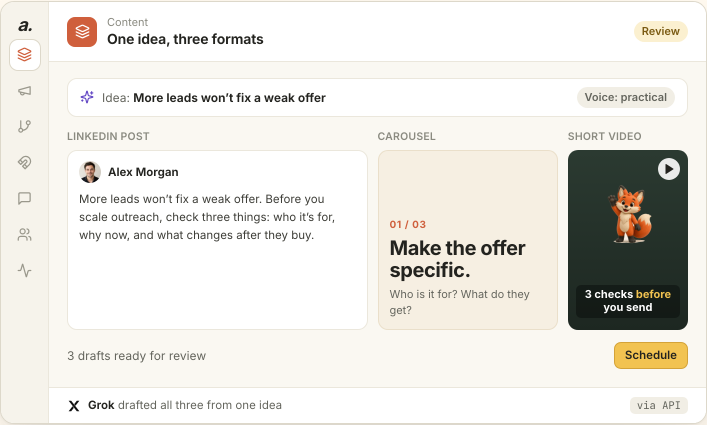
#> input picture .github/assets/content-farming.png, 1414 x 850 px (shown at 1/2 size)
$ python -i make-sheets.py   (imports and definitions only)
#> lines starting #> are read from the running program, lines starting #| are printed output that depends on the picture
#!/usr/bin/env python3
"""
Assemble contact sheets from the PNGs test-render.js wrote, and report dead zones.

  python3 scripts/make-sheets.py <render dir> [--width 360] [--out <sheet dir>]

One sheet per (deck, aspect, brand): a row per theme, a column per slide, each
slide scaled to --width px (360 = roughly how a phone shows it). Also writes
deadzones.txt: for every slide, the tallest band with no content between the
header and the footer, as a % of the slide height (the target is 25% or less).
"""

import json
import os
import sys
from collections import defaultdict

import numpy as np
from PIL import Image, ImageDraw, ImageFilter, ImageFont


def arg(name, default):
    if f'--{name}' in sys.argv:
        return sys.argv[sys.argv.index(f'--{name}') + 1]
    return default


SRC = sys.argv[1]
WIDTH = int(arg('width', '360'))
OUT = arg('out', os.path.join(SRC, 'sheets'))
#> further down, picture is the input picture: PIL image 1414x850 RGB; mean R, G, B 231.9, 230, 224.5
# [3 lines not run here, left out]
try:
    FONT = ImageFont.load_default(size=18)
except TypeError:
    FONT = ImageFont.load_default()


def dead_zone(img):
    """Tallest run of content-free rows between header and footer, as a fraction of height."""
    g = np.asarray(img.convert('L').resize((img.width // 4, img.height // 4), Image.LANCZOS), dtype=np.float32)
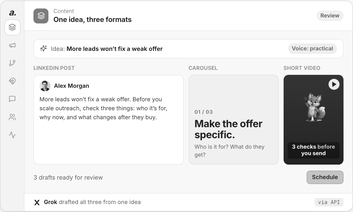
#> g: shape (212, 353) float32; min 0, max 255, mean 229.8
    blur = np.asarray(Image.fromarray(g.astype(np.uint8)).filter(ImageFilter.GaussianBlur(3)), dtype=np.float32)
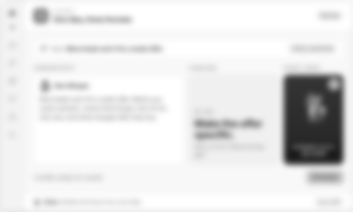
#> blur: shape (212, 353) float32; min 26, max 255, mean 229.7
    detail = np.abs(g - blur)                    # texture-free measure of edges and shapes
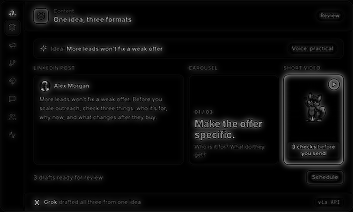
#> detail: shape (212, 353) float32; min 0, max 214, mean 9.7
    coarse = np.abs(np.asarray(Image.fromarray(g.astype(np.uint8)).filter(ImageFilter.GaussianBlur(9)), dtype=np.float32) - np.asarray(Image.fromarray(g.astype(np.uint8)).filter(ImageFilter.GaussianBlur(24)), dtype=np.float32))
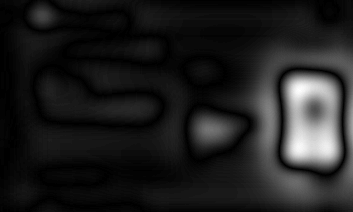
#> coarse: shape (212, 353) float32; min 0, max 79, mean 9.8; drawn with min black and max white
    energy = detail.mean(axis=1) + coarse.mean(axis=1)
#> energy = 212 values, max 39.52 at index 118, min 3.9 at index 36, mean 19.51
    base = np.percentile(energy, 15)
#> base = 9.67
    active = energy > base + 1.1
    h = len(active)
#> h = 212
    lo, hi = int(h * 0.15), int(h * 0.90)        # skip the header and the footer bands
#> lo = 31; hi = 190
    best = run = 0
    for v in active[lo:hi]:
        run = 0 if v else run + 1
        best = max(best, run)
#> this loop made 159 passes
#> (v, run, best) on passes 2 to 4: (False, 2, 2), (False, 3, 3), (False, 4, 4)
    return best / h


groups = defaultdict(list)
# [2 lines not run here, left out]

report = []
# [27 lines not run here, left out]
over = [r for r in report if r[0] > 0.25]
# [1 line not run here, left out]

>>> from PIL import Image
>>> picture = Image.open('../../../.github/assets/content-farming.png')
>>> result = dead_zone(picture)
#> result = 0.0566

$ run again, on .github/assets/lead-magnets.png
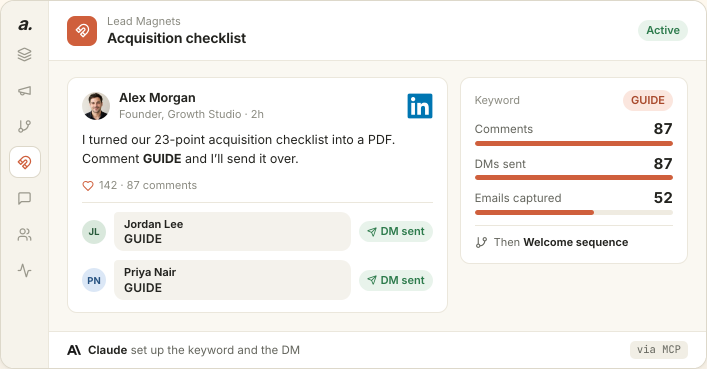
#> input picture .github/assets/lead-magnets.png, 1414 x 738 px (shown at 1/2 size)
#> picture is the input picture: PIL image 1414x738 RGB; mean R, G, B 245.8, 243.9, 240.9
#> in dead_zone, `detail = np.abs(g - blur)`:
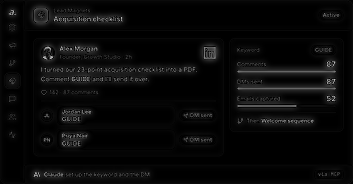
#> detail: shape (184, 353) float32; min 0, max 196, mean 9.3
#> in dead_zone, `coarse = np.abs(np.asarray(Image.fromarray(g.astype(np.uint8)).filter(..`:
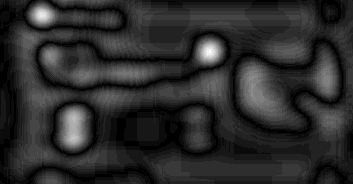
#> coarse: shape (184, 353) float32; min 0, max 22, mean 3.8; drawn with min black and max white
#> energy = 184 values, max 54.18 at index 71, min 3.38 at index 157, mean 13.1
#> base = 5.89
#> h = 184
#> lo = 27; hi = 165
#> the loop in dead_zone, `for v in active[lo:hi]:` made 138 passes
#> (v, run, best) on passes 2 to 9: (False, 2, 2), (False, 3, 3), (True, 0, 3), (False, 1, 3), (False, 2, 3), (False, 3, 3), (False, 4, 4), (False, 5, 5)
#> result = 0.103
